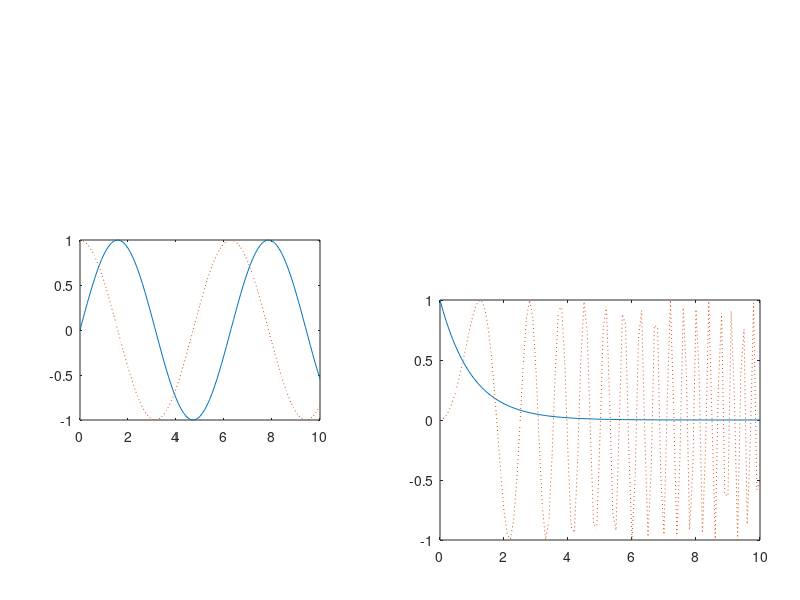

MATLAB code for this plot:
% GuiDm_15  Using subplot with axes.
% Copyright S. Nakamura, 1995
close,h1=figure(1);
set(h1,'Position',[300,100,350,350],...
       'NUmberTitle','off',...
       'Name','GuiDm_15  Using subplot with axes')
x=0:0.1:10;
h1=axes('Position',[0.1, 0.3, 0.3, 0.3]);
plot(x,sin(x));
h2=axes('Position',[0.55, 0.1, 0.4, 0.4]);
plot(x,exp(-x))
%
subplot(h1)
hold on; plot(x,cos(x),':'); hold off
%
subplot(h2)
hold on; plot(x,sin(x.*x),':'); hold off
